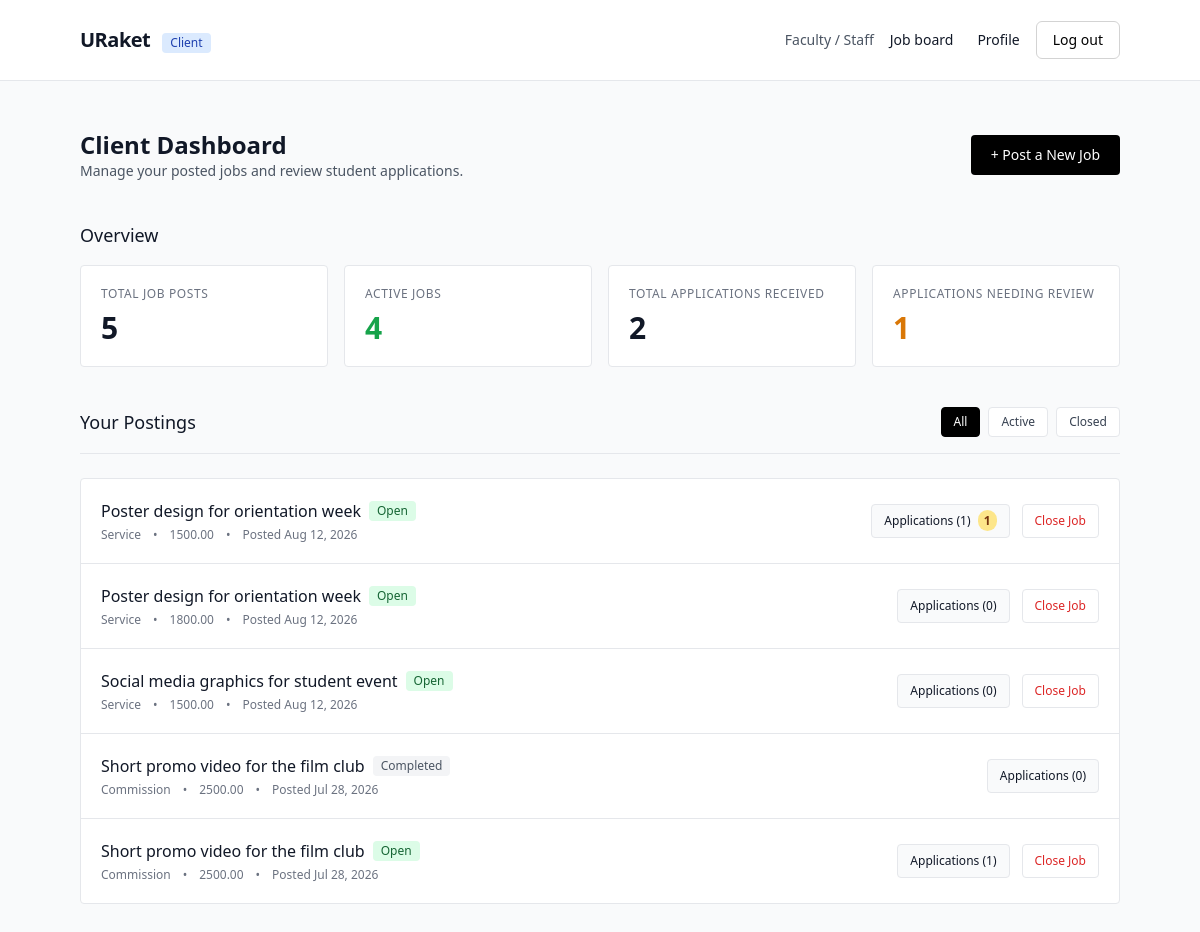
Screenshot of /client/dashboard.php (signed in) with the database file from the repository.
### tables this page shows
CREATE TABLE jobs (
	id VARCHAR(64) NOT NULL,
	client_id VARCHAR(64) NOT NULL,
	title VARCHAR(200) NOT NULL,
	job_type VARCHAR(60) NOT NULL,
	budget DECIMAL(10, 2) NOT NULL DEFAULT 0.00,
	description TEXT NOT NULL,
	status ENUM('open', 'closed', 'completed') NOT NULL DEFAULT 'open',
	deadline DATE NULL,
	posted_at DATETIME NOT NULL DEFAULT CURRENT_TIMESTAMP,
	PRIMARY KEY (id),
	KEY idx_jobs_client (client_id),
	KEY idx_jobs_status (status),
	CONSTRAINT fk_jobs_client FOREIGN KEY (client_id) REFERENCES users (id)
		ON DELETE RESTRICT ON UPDATE CASCADE
);

### includes/functions.php (called while the page is built, shortened)
<?php
function e(string $text): string {
    return htmlspecialchars($text, ENT_QUOTES, 'UTF-8');
}
function formatDate(string $dateString): string {
    $date = new DateTime($dateString);
    return $date->format('M d, Y');
}
?>

### classes/Client.php (called while the page is built, shortened)
<?php
final class Client
{
    public function jobs(string $clientId): array
    {
        $statement = $this->db->prepare(
            'SELECT jobs.id, jobs.title, jobs.job_type AS category, jobs.budget,
                    jobs.status, jobs.deadline, jobs.posted_at AS postedAt,
                    COUNT(applications.id) AS applicationsCount,
                    SUM(applications.status = "pending") AS pendingCount
             FROM jobs LEFT JOIN applications ON applications.job_id = jobs.id
             WHERE jobs.client_id = ? GROUP BY jobs.id ORDER BY jobs.posted_at DESC'
        );
        $statement->bind_param('s', $clientId);
        $statement->execute();
        $jobs = $statement->get_result()->fetch_all(MYSQLI_ASSOC);
        return $jobs;
    }
    public function stats(string $clientId): array
    {
        $statement = $this->db->prepare('SELECT COUNT(*) AS total FROM jobs WHERE client_id = ?');
        $statement->bind_param('s', $clientId);
        $statement->execute();
        $totalJobs = (int)$statement->get_result()->fetch_assoc()['total'];
        $statement = $this->db->prepare(
            'SELECT COUNT(*) AS total FROM applications
             WHERE job_id IN (SELECT id FROM jobs WHERE client_id = ?)'
        );
        $statement->bind_param('s', $clientId);
        $statement->execute();
        $totalApplications = (int)$statement->get_result()->fetch_assoc()['total'];
        return ['totalJobs' => $totalJobs, 'totalApplications' => $totalApplications];
    }
}

### client/dashboard.php (the view, shortened to what this page needs)
<?php
$currentUser = $_SESSION['currentUser'] ?? null;
require_once __DIR__ . '/../config/database.php';
require_once __DIR__ . '/../classes/Client.php';
require_once __DIR__ . '/../includes/functions.php';
$clientService = new Client($db);
$jobs = $clientService->jobs($currentUser['id']);
$clientStats = $clientService->stats($currentUser['id']);
$totalJobs = $clientStats['totalJobs'];
$totalApplications = $clientStats['totalApplications'];
$openJobs = count(array_filter($jobs, fn($job) => $job['status'] === 'open'));
$pendingApplications = array_sum(array_column($jobs, 'pendingCount'));
$activeTab = $_GET['tab'] ?? 'all';
if ($activeTab === 'all') {
    $visibleJobs = $jobs;
} else {
    $visibleJobs = array_filter(
        $jobs,
        fn($j) => $j['status'] === $activeTab
    );
}
?>
<!DOCTYPE html>
<html lang="en">
<head>
    <script src="https://cdn.tailwindcss.com"></script>
</head>
<body class="min-h-screen flex flex-col bg-gray-50 text-gray-900">
<header class="w-full border-b bg-white">
    <div class="max-w-[1440px] mx-auto px-6 md:px-20 h-20 flex items-center justify-between">
        <div class="flex items-baseline gap-3">
            <a
                href="../index.php"
                class="text-xl font-semibold tracking-tight"
            >
                URaket
            </a>
            <span class="text-xs px-2 py-0.5 rounded bg-blue-100 text-blue-800 font-medium">
                Client
            </span>
        </div>
        <div class="flex items-center gap-4">
            <span class="text-sm text-gray-600 hidden sm:inline">
                <?= e($currentUser['name'] ?? 'Faculty / Staff') ?>
            </span>
            <nav aria-label="Client navigation" class="flex items-center gap-6">
                <a href="../jobs/index.php?role=client" class="text-sm">Job board</a>
                <a href="../client/profile.php" class="text-sm">Profile</a>
            </nav>
            <form method="POST" action="">
                <button
                    type="submit"
                    class="inline-flex items-center justify-center px-4 py-2 text-sm font-medium text-black bg-white border border-[#D3D3D3] rounded-[6px] transition-all duration-150 ease-in-out cursor-pointer hover:bg-black hover:text-white hover:border-black active:scale-[0.98] focus:outline-none focus:ring-2 focus:ring-black focus:ring-offset-1"
                > Log out
                </button>
                </form>
        </div>
    </div>
</header>
<main class="flex-1">
    <div class="max-w-[1440px] mx-auto px-6 md:px-20 py-12 flex flex-col gap-10">
        <div class="flex flex-col md:flex-row md:items-center justify-between gap-4">
            <div>
                <h1 class="text-2xl font-semibold">
                    Client Dashboard
                </h1>
                <p class="text-sm text-gray-600">
                    Manage your posted jobs and review student applications.
                </p>
            </div>
            <a
                href="create-job.php"
                class="inline-flex items-center justify-center text-sm font-medium px-5 py-2.5 bg-black text-white rounded hover:bg-gray-800 transition"
            >
                + Post a New Job
            </a>
        </div>
        <section
            aria-labelledby="stats-heading"
            class="flex flex-col gap-4"
        >
            <h2
                id="stats-heading"
                class="text-lg font-medium"
            >
                Overview
            </h2>
            <div class="grid grid-cols-1 sm:grid-cols-2 lg:grid-cols-4 gap-4">
                <div class="bg-white border p-5 rounded flex flex-col gap-2">
                    <span class="text-xs font-medium text-gray-500 uppercase tracking-wider">
                        Total Job Posts
                    </span>
                    <span class="text-3xl font-semibold">
                        <?= e($totalJobs) ?>
                    </span>
                </div>
                <div class="bg-white border p-5 rounded flex flex-col gap-2">
                    <span class="text-xs font-medium text-gray-500 uppercase tracking-wider">
                        Active Jobs
                    </span>
                    <span class="text-3xl font-semibold text-green-600">
                        <?= e($openJobs) ?>
                    </span>
                </div>
                <div class="bg-white border p-5 rounded flex flex-col gap-2">
                    <span class="text-xs font-medium text-gray-500 uppercase tracking-wider">
                        Total Applications Received
                    </span>
                    <span class="text-3xl font-semibold">
                        <?= e($totalApplications) ?>
                    </span>
                </div>
                <div class="bg-white border p-5 rounded flex flex-col gap-2">
                    <span class="text-xs font-medium text-gray-500 uppercase tracking-wider">
                        Applications Needing Review
                    </span>
                    <span class="text-3xl font-semibold text-amber-600">
                        <?= e($pendingApplications) ?>
                    </span>
                </div>
            </div>
        </section>
        <section
            aria-labelledby="jobs-heading"
            class="flex flex-col gap-6"
        >
            <div class="flex flex-col sm:flex-row sm:items-center justify-between gap-4 border-b pb-4">
                <h2
                    id="jobs-heading"
                    class="text-lg font-medium"
                >
                    Your Postings
                </h2>
                <div
                    role="tablist"
                    class="flex gap-2"
                >
                    <?php foreach (
                        ['all' => 'All', 'open' => 'Active', 'closed' => 'Closed']
                        as $tabId => $tabLabel
                    ): ?>
                        <?php $isSelected = $activeTab === $tabId; ?>
                        <a
                            href="?tab=<?= urlencode($tabId) ?>"
                            class="text-xs px-3 py-1.5 border rounded <?= $isSelected ? 'bg-black text-white border-black' : 'bg-white text-gray-700 hover:bg-gray-100' ?>"
                        >
                            <?= e($tabLabel) ?>
                        </a>
                    <?php endforeach; ?>
                </div>
            </div>
            <?php if (empty($visibleJobs)): ?>
                <div class="bg-white border border-dashed p-12 text-center rounded flex flex-col items-center gap-2">
                    <p class="text-sm font-medium">
                        No job postings found.
                    </p>
                    <p class="text-xs text-gray-500">
                        Post a new job opportunity to start receiving student applications.
                    </p>
                </div>
            <?php else: ?>
                <div class="bg-white border rounded divide-y">
                    <?php foreach ($visibleJobs as $job): ?>
                        <div class="p-5 flex flex-col md:flex-row md:items-center justify-between gap-4">
                            <div class="flex flex-col gap-1">
                                <div class="flex items-center gap-2">
                                    <a
                                        href="job-detail.php?jobId=<?= e($job['id']) ?>"
                                        class="text-base font-medium hover:underline"
                                    >
                                        <?= e($job['title']) ?>
                                    </a>
                                    <span
                                        class="text-xs px-2 py-0.5 rounded <?= $job['status'] === 'open' ? 'bg-green-100 text-green-800' : 'bg-gray-100 text-gray-600' ?>"
                                    >
                                        <?= e(ucfirst($job['status'])) ?>
                                    </span>
                                </div>
                                <div class="text-xs text-gray-500 flex items-center gap-3">
                                    <span>
                                        <?= e($job['category']) ?>
                                    </span>
                                    <span>
                                        •
                                    </span>
                                    <span>
                                        <?= e($job['budget']) ?>
                                    </span>
                                    <span>
                                        •
                                    </span>
                                    <span>
                                        Posted <?= e(formatDate($job['postedAt'])) ?>
                                    </span>
                                </div>
                            </div>
                            <div class="flex items-center gap-3">
                                <a
                                    href="job-detail.php?jobId=<?= e($job['id']) ?>"
                                    class="text-xs px-3 py-2 border rounded bg-gray-50 hover:bg-gray-100 transition"
                                >
                                    Applications (<?= e($job['applicationsCount']) ?>)
                                    <?php if ($job['pendingCount'] > 0): ?>
                                        <span class="ml-1 px-1.5 py-0.5 bg-amber-200 text-amber-900 rounded-full font-bold">
                                            <?= e($job['pendingCount']) ?>
                                        </span>
                                    <?php endif; ?>
                                </a>
                                <?php if ($job['status'] === 'open'): ?>
                                    <form
                                        method="POST"
                                        action=""
                                    >
                                        <button
                                            type="submit"
                                            class="text-xs px-3 py-2 border text-red-600 hover:bg-red-50 rounded transition"
                                        >
                                            Close Job
                                        </button>
                                    </form>
                                <?php endif; ?>
                            </div>
                        </div>
                    <?php endforeach; ?>
                </div>
            <?php endif; ?>
        </section>
    </div>
</main>
</body>
</html>

### rows the page displays
jobs: title "Poster design for orientation week", status "Open", job_type "Service", budget "1500.00", posted_at "Aug 12, 2026", applicationsCount "1", pendingCount "1"
jobs: title "Poster design for orientation week", status "Open", job_type "Service", budget "1800.00", posted_at "Aug 12, 2026", applicationsCount "0"
jobs: title "Social media graphics for student event", status "Open", job_type "Service", budget "1500.00", posted_at "Aug 12, 2026", applicationsCount "0"
jobs: title "Short promo video for the film club", status "Completed", job_type "Commission", budget "2500.00", posted_at "Jul 28, 2026", applicationsCount "0"
jobs: title "Short promo video for the film club", status "Open", job_type "Commission", budget "2500.00", posted_at "Jul 28, 2026", applicationsCount "1"

### other values shown
$currentUser['name'] "Faculty / Staff"
$totalJobs "5"
$openJobs "4"
$totalApplications "2"
$pendingApplications "1"
$tabLabel "All"
$tabLabel "Active"
$tabLabel "Closed"
